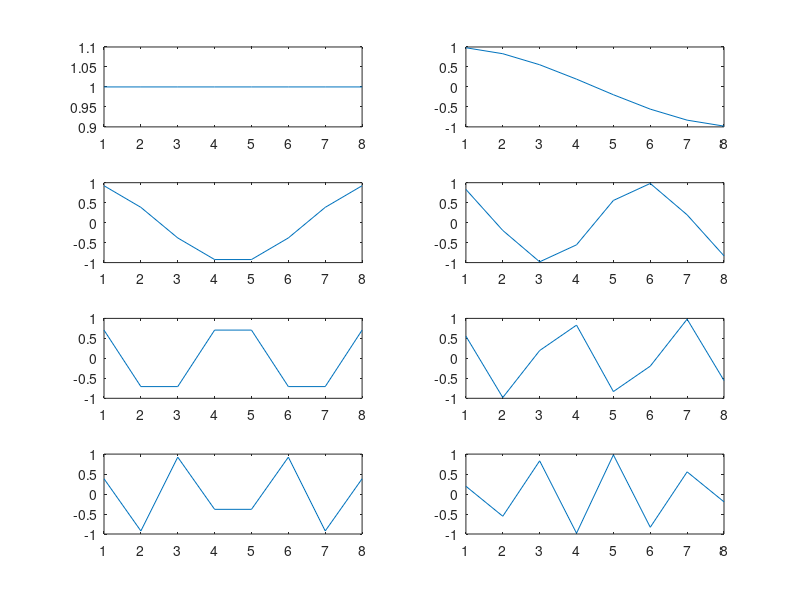

This chart was generated by the following MATLAB code:
clc;close all;clear all;

a= [1 2 3 4 5 6 7 8];
u=[0 1 2 3 4 5 6 7];

d=(sqrt(1/length(a)))*sum(a); %for u=0
  for y = 2:8
      sum1=0;
   for i =1:length(a)
       
            sum1=sum1+ (a(i)* cos(((2*pi*(i-1))+pi)*(u(y)/(2*length(a)))));
   end
            c(y)=(sqrt(2/length(a)))*sum1; %for u not equal to 0
  end
  c=[d,c]; %DCT
  c(2)=[]; 
  
  for i=1:length(a)
      if (abs(c(i))<1)
          d2(i)=0;
      else 
          d2(i)=c(i);%DCT
      end
  end
  
  for j=1:8
  for i = 1:8
  p(j,i)=cos(((2*pi*(i-1))+pi)*(u(j)/(2*length(a))));
  end
  end
  
for i=1:8
    subplot(4,2,i)  %plot of basis functions
    plot(p(i,:))
end

p1=2*length(a);

alpha=[0.3536 0.5 0.5 0.5 0.5 0.5 0.5 0.5 ];
for i = 1:8
    sum1=0;
    for j = 1:8
         sum1= sum1 + ((alpha(j)*c(j)) * cos(pi*(2*(i-1)+1)*(j-1)/p1));
    end
        c1(i)=round(sum1);%IDCT
    end

for i = 1:8
    sum2=0;
    for j = 1:8
         sum2= sum2 + ((alpha(j)*d2(j)) * cos(pi*(2*(i-1)+1)*(j-1)/p1));
    end
        c2(i)=(sum2); %IDCT
end
    


  